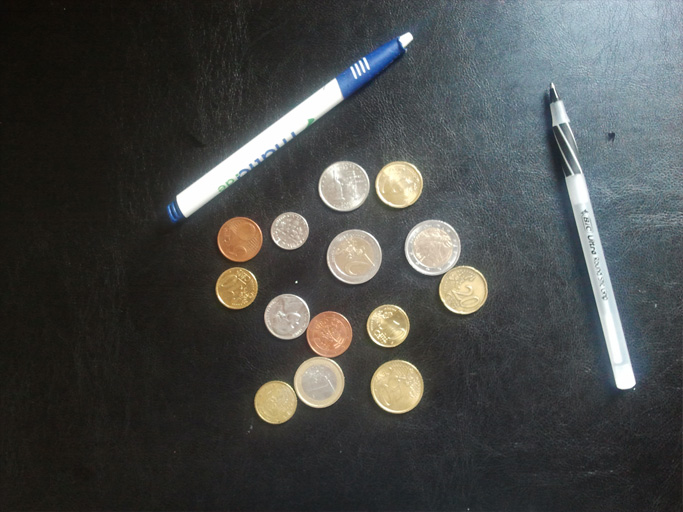
#> input picture PS1/input/ps1-input1.png, 683 x 512 px
$ python ps1_4.py   (older library calls are emulated)
#> lines starting #> are read from the running program, lines starting #| are printed output that depends on the picture; after the words box and inside, x2 and y2 are one past the last pixel; in counts of white or black regions, pixels touching at a corner belong together
### PS1/auto_canny.py
import numpy as np
import cv2


def auto_canny(image, const=0.33):
    m = np.median(image)
    lower = int(max(0, (1 - const) * m))
    upper = int(min(255, (1 + const) * m))
    edge = cv2.Canny(image, lower, upper)
    return edge

### PS1/hough_lines_acc.py
import cv2
import numpy as np


# [22 lines left out: function hough_lines_acc, not called in this run]

# cv2.imshow('img', normalize)
# cv2.waitKey()


def hough_lines_acc_fast(img, rho_res=1, thetas=np.arange(-90,90,1)):
    rho_max = int(np.linalg.norm(img.shape-np.array([1,1]), 2))
    rhos = np.arange(-rho_max, rho_max, rho_res)
    thetas -= min(min(thetas),0)
    accumulator = np.zeros((len(rhos), len(thetas)), dtype=np.uint8)
    yis, xis = np.nonzero(img) # use only edge points
    for idx in range(len(xis)):
        x = xis[idx]
        y = yis[idx]
        temp_rhos = x * np.cos(np.deg2rad(thetas)) + y * np.sin(np.deg2rad(thetas))
        temp_rhos = temp_rhos / rho_res + rho_max
        m, n = accumulator.shape
        valid_idxs = np.nonzero((temp_rhos < m) & (thetas < n))
        temp_rhos = temp_rhos[valid_idxs]
        temp_thetas = thetas[valid_idxs]
        c = np.stack([temp_rhos,temp_thetas], 1)
        cc = np.ascontiguousarray(c).view(np.dtype((np.void, c.dtype.itemsize * c.shape[1]))) # what this line mean???
        _,idxs,counts = np.unique(cc, return_index=True, return_counts=True)
        uc = c[idxs].astype(np.uint)
        accumulator[uc[:,0], uc[:,1]] += counts.astype(np.uint)
    accumulator = cv2.normalize(accumulator, accumulator, 0, 255,
                                cv2.NORM_MINMAX, dtype=cv2.CV_8UC1)
    return accumulator, thetas, rhos


# [13 lines left out: function hough_lines_acc_2, not called in this run]

"""
bw = cv2.imread('output/ps1-input0-a.png', cv2.IMREAD_GRAYSCALE)
H, thetas, rhos = hough_lines_acc_fast(bw, rho_res=1)
cv2.imwrite('output/ps1-2-a-1.png', H)
"""

### PS1/hough_peaks.py
import numpy as np
import cv2


def hough_peaks(H, num_peaks=1, threshold=100, nhoodsize=5):
    peaks = np.zeros((num_peaks, 2), dtype=np.int32)
    H1 = H.copy()
    for i in range(num_peaks):
        _, max_value, _, max_indices = cv2.minMaxLoc(H1)
        if max_value > threshold:
            peaks[i] = max_indices
            c, r = max_indices
            k = nhoodsize // 2
            # Suppress neighborhood
            H1[max(0, r - k): r + k + 1, max(0, c - k): c + k + 1] = 0
        else:
            peaks = peaks[:i]
            break
    return peaks[:, ::-1]


# [54 lines left out: function hough_peaks_2, not called in this run]

### PS1/ps1_4.py
from auto_canny import *
from hough_lines_acc import *
from hough_peaks import *
from hough_lines_draw import *
img = cv2.imread('input/ps1-input1.png', cv2.IMREAD_GRAYSCALE)
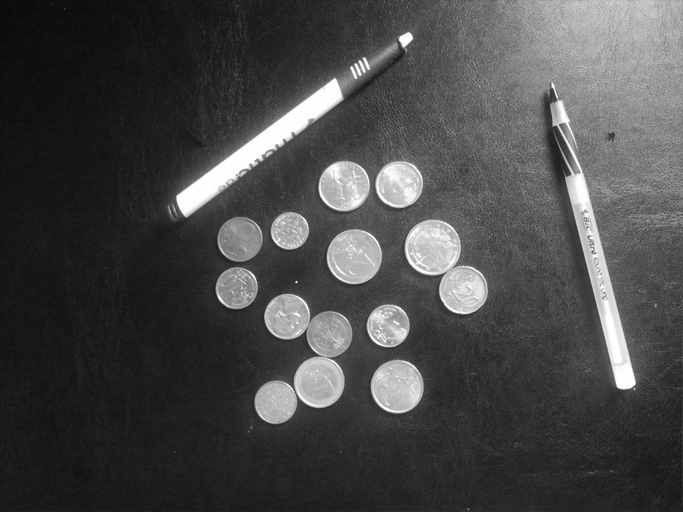
#> img: shape (512, 683); min 8, max 255, mean 72
blur_img = cv2.GaussianBlur(img, (17, 17), 4)
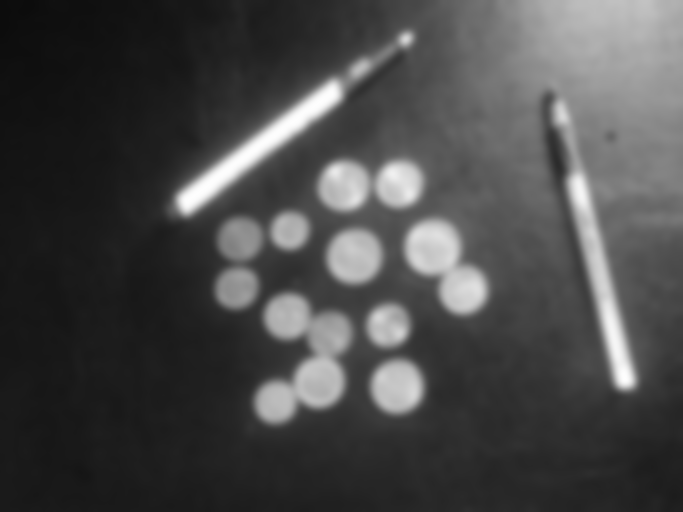
#> blur_img: shape (512, 683); min 12, max 254, mean 72
edge_with_filter = auto_canny(blur_img)
#> in auto_canny, `m = np.median(image)`: m = 51
#> in auto_canny, `lower = int(max(0, (1 - const) * m))`: lower = 34
#> in auto_canny, `upper = int(min(255, (1 + const) * m))`: upper = 67
#> in auto_canny, `edge = cv2.Canny(image, lower, upper)`:
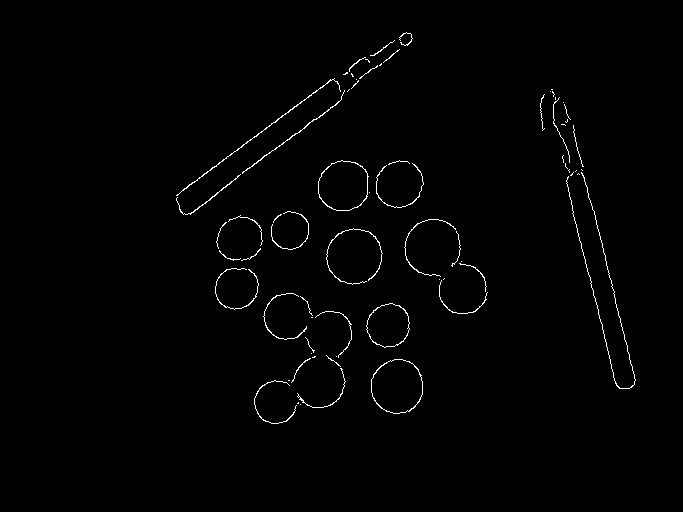
#> edge: shape (512, 683); 1% white in thin lines or dots, all inside (x1, y1, x2, y2) = (176, 32, 636, 424)
H, thetas, rhos = hough_lines_acc_fast(edge_with_filter, rho_res=2)
#> in hough_lines_acc_fast, `thetas -= min(min(thetas),0)`: thetas = 180 values from 0 to 179
#> in hough_lines_acc_fast, `accumulator = np.zeros((len(rhos), len(thetas)), dtype=np.uint8)`: accumulator: shape (852, 180); every value is 0
#> in hough_lines_acc_fast, `yis, xis = np.nonzero(img)`: yis = 3529 values from 32 to 423; xis = 3529 values, max 635 at index 3176, min 176 at index 1127, mean 379.5
#> the loop in hough_lines_acc_fast, `for idx in range(len(xis)):` made 3529 passes
#> (x, y) on passes 1 to 3: (406, 32), (403, 33), (404, 33)
#> after the loop in hough_lines_acc_fast, `for idx in range(len(xis)):`:
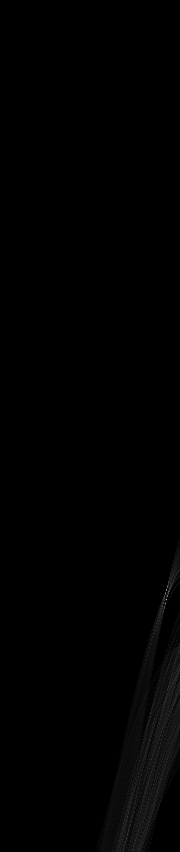
#> accumulator: shape (852, 180); min 0, max 187, mean 1.3
#> in hough_lines_acc_fast, `accumulator = cv2.normalize(accumulator, accumulator, 0, 255, cv2.NORM..`: accumulator: shape (852, 180); 7.35% of pixels changed, all inside (x1, y1, x2, y2) = (95, 537, 180, 852)
#> thetas = 180 values from 0 to 179; rhos = 852 values from -852 to 850
peaks = hough_peaks(H, num_peaks=10)
#> the loop in hough_peaks, `for i in range(num_peaks):` made 10 passes
#> (max_value, c, r) on passes 1 to 9: (255, 166, 599), (233, 166, 589), (187, 165, 603), (184, 167, 595), (160, 167, 586), (120, 165, 592), (110, 164, 596), (102, 170, 588), (102, 164, 607)
#> (max_value, max_indices) on pass 10: (95, (168, 582))
#> after the loop in hough_peaks, `for i in range(num_peaks):`: H1: shape (852, 180); min 0, max 95, mean 1.7
#> after the loop in hough_peaks, `for i in range(num_peaks):`: peaks = [[166, 599], [166, 589], [165, 603], [167, 595], [167, 586], [165, 592], [164, 596], [170, 588], [164, 607]]
#> peaks = [[599, 166], [589, 166], [603, 165], [595, 167], [586, 167], [592, 165], [596, 164], [588, 170], [607, 164]]
for peak in peaks:
    cv2.circle(H, tuple(peak[::-1]), 3, (255, 255, 255), -1)
#> this loop made 9 passes
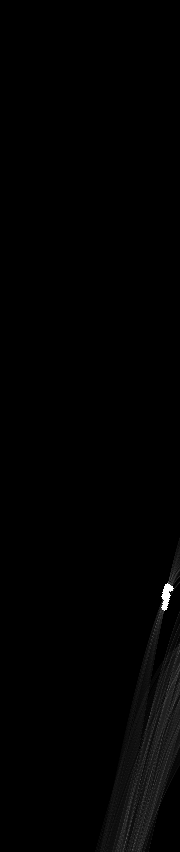
#> H: shape (852, 180); min 0, max 255, mean 2
#color_img = cv2.cvtColor(img, cv2.COLOR_GRAY2BGR)
#line = hough_lines_draw(color_img, peaks, rhos, thetas)
"""
cv2.imwrite('output/ps1-4-a-1.png', blur_img)
cv2.imwrite('output/ps1-4-b-1.png', edge_with_filter)
cv2.imwrite('output/ps1-4-c-1.png', H)
cv2.imwrite('output/ps1-4-c-2.png', line)
"""
cv2.imwrite('output/test2.png', H)
